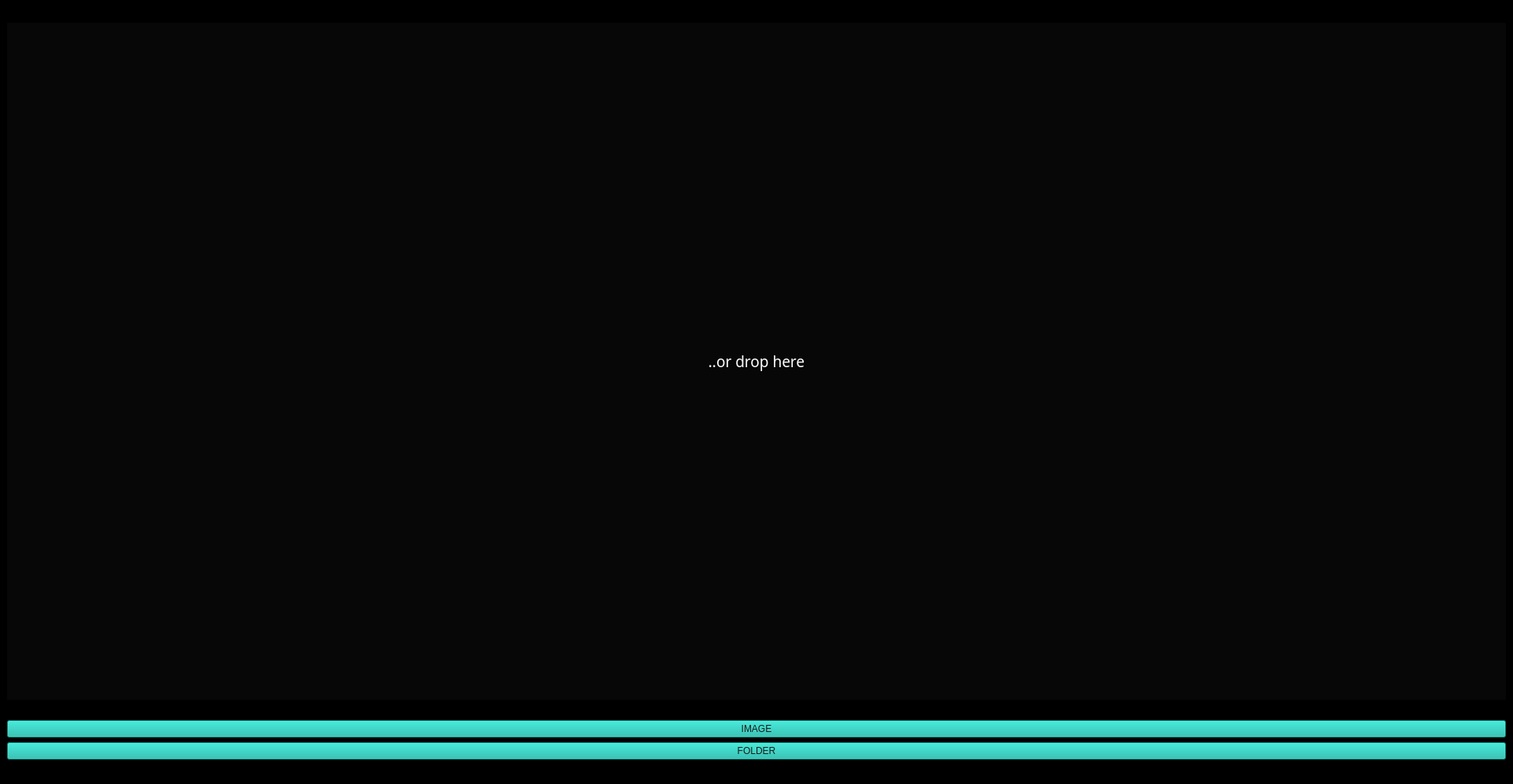
<?xml version="1.0" encoding="UTF-8"?>
<ui version="4.0">
 <class>MainWindow</class>
 <widget class="QMainWindow" name="MainWindow">
  <property name="geometry">
   <rect>
    <x>0</x>
    <y>0</y>
    <width>1920</width>
    <height>995</height>
   </rect>
  </property>
  <property name="minimumSize">
   <size>
    <width>1920</width>
    <height>995</height>
   </size>
  </property>
  <property name="maximumSize">
   <size>
    <width>1920</width>
    <height>995</height>
   </size>
  </property>
  <property name="baseSize">
   <size>
    <width>800</width>
    <height>500</height>
   </size>
  </property>
  <property name="font">
   <font>
    <pointsize>14</pointsize>
   </font>
  </property>
  <property name="windowTitle">
   <string>MainWindow</string>
  </property>
  <property name="styleSheet">
   <string notr="true">background-color: rgb(0, 0, 0);
background-image: url(:/wallpaper1.jpg);
color: rgb(255, 255, 255);</string>
  </property>
  <widget class="QWidget" name="centralwidget">
   <property name="minimumSize">
    <size>
     <width>800</width>
     <height>499</height>
    </size>
   </property>
   <layout class="QGridLayout" name="gridLayout">
    <item row="0" column="0">
     <widget class="QLabel" name="label_3">
      <property name="text">
       <string/>
      </property>
     </widget>
    </item>
    <item row="1" column="0">
     <widget class="QLabel" name="label">
      <property name="sizePolicy">
       <sizepolicy hsizetype="Expanding" vsizetype="Expanding">
        <horstretch>0</horstretch>
        <verstretch>0</verstretch>
       </sizepolicy>
      </property>
      <property name="baseSize">
       <size>
        <width>10</width>
        <height>10</height>
       </size>
      </property>
      <property name="font">
       <font>
        <family>Tw Cen MT</family>
        <pointsize>14</pointsize>
        <weight>9</weight>
        <italic>false</italic>
        <bold>false</bold>
       </font>
      </property>
      <property name="styleSheet">
       <string notr="true">background-color: rgb(7, 7, 7);
font: 75 14pt &quot;Tw Cen MT&quot;;</string>
      </property>
      <property name="text">
       <string>..or drop here</string>
      </property>
      <property name="alignment">
       <set>Qt::AlignCenter</set>
      </property>
      <property name="margin">
       <number>1</number>
      </property>
     </widget>
    </item>
    <item row="4" column="0">
     <widget class="QPushButton" name="pushFolderButton">
      <property name="minimumSize">
       <size>
        <width>0</width>
        <height>0</height>
       </size>
      </property>
      <property name="styleSheet">
       <string notr="true">background-color: rgb(13, 183, 168);
font: 26pt &quot;Tw Cen MT&quot;;
color: rgb(27, 27, 27);</string>
      </property>
      <property name="text">
       <string>FOLDER</string>
      </property>
     </widget>
    </item>
    <item row="3" column="0">
     <widget class="QPushButton" name="pushImageButton">
      <property name="styleSheet">
       <string notr="true">background-color: rgb(13, 183, 168);
font:  26pt &quot;Tw Cen MT&quot;;
color: rgb(27, 27, 27);</string>
      </property>
      <property name="text">
       <string>IMAGE</string>
      </property>
     </widget>
    </item>
    <item row="2" column="0">
     <widget class="QLabel" name="label_2">
      <property name="text">
       <string/>
      </property>
     </widget>
    </item>
   </layout>
  </widget>
  <widget class="QStatusBar" name="statusbar"/>
 </widget>
 <resources>
  <include location="backgr.qrc"/>
 </resources>
 <connections/>
</ui>
